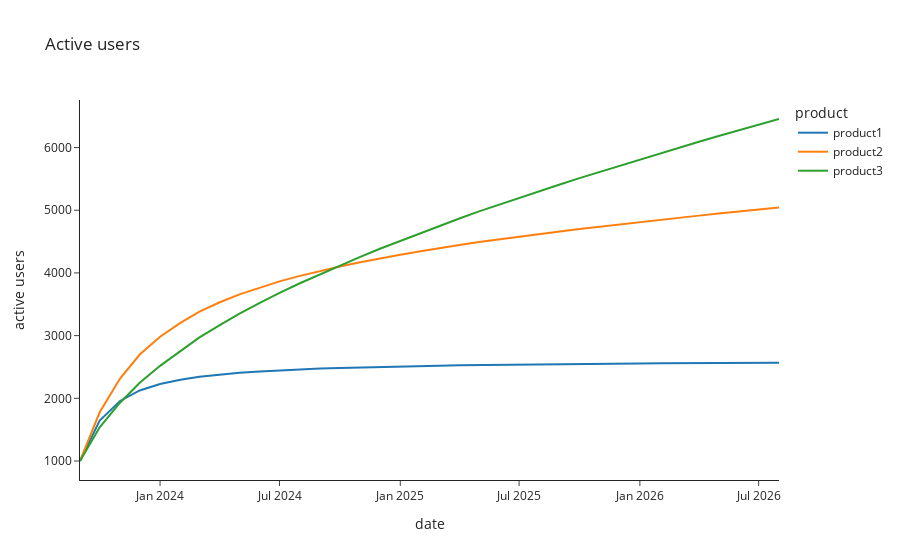

The notebook cell this image was saved under:
### Code cell
px.line(
    raw_ret_df.pivot_table(index = 'date',
                      columns = 'product',
                      values = 'users', aggfunc = 'sum'),
    title = 'Active users',
       labels = {'value': 'active users',
                'periods': 'month',
                'variable': 'product'})

### Figure 1 — Plotly figure (JSON) as saved in the notebook; plotly's stock layout.template omitted (floating-point values rounded to 4 significant figures)
{"data": [{"hovertemplate": "product=product1<br>date=%{x}<br>active users=%{y}<extra></extra>", "legendgroup": "product1", "line": {"color": "#1F77B4", "dash": "solid"}, "marker": {"symbol": "circle"}, "mode": "lines", "name": "product1", "orientation": "v", "showlegend": true, "type": "scatter", "x": ["2023-09-01", "2023-10-01", "2023-11-01", "2023-12-01", "2024-01-01", "2024-02-01", "2024-03-01", "2024-04-01", "2024-05-01", "2024-06-01", "2024-07-01", "2024-08-01", "2024-09-01", "2024-10-01", "2024-11-01", "2024-12-01", "2025-01-01", "2025-02-01", "2025-03-01", "2025-04-01", "2025-05-01", "2025-06-01", "2025-07-01", "2025-08-01", "2025-09-01", "2025-10-01", "2025-11-01", "2025-12-01", "2026-01-01", "2026-02-01", "2026-03-01", "2026-04-01", "2026-05-01", "2026-06-01", "2026-07-01", "2026-08-01"], "xaxis": "x", "y": [1000, 1645.0, 1958.0, 2126.0, 2228.0, 2296.0, 2344.0, 2379.0, 2407.0, 2429.0, 2447.0, 2462.0, 2474.0, 2485.0, 2494.0, 2502.0, 2509.0, 2515.0, 2521.0, 2526.0, 2530.0, 2535.0, 2538.0, 2542.0, 2545.0, 2548.0, 2550.0, 2553.0, 2555.0, 2557.0, 2559.0, 2561.0, 2563.0, 2565.0, 2566.0, 2568.0], "yaxis": "y"}, {"hovertemplate": "product=product2<br>date=%{x}<br>active users=%{y}<extra></extra>", "legendgroup": "product2", "line": {"color": "#FF7F0E", "dash": "solid"}, "marker": {"symbol": "circle"}, "mode": "lines", "name": "product2", "orientation": "v", "showlegend": true, "type": "scatter", "x": ["2023-09-01", "2023-10-01", "2023-11-01", "2023-12-01", "2024-01-01", "2024-02-01", "2024-03-01", "2024-04-01", "2024-05-01", "2024-06-01", "2024-07-01", "2024-08-01", "2024-09-01", "2024-10-01", "2024-11-01", "2024-12-01", "2025-01-01", "2025-02-01", "2025-03-01", "2025-04-01", "2025-05-01", "2025-06-01", "2025-07-01", "2025-08-01", "2025-09-01", "2025-10-01", "2025-11-01", "2025-12-01", "2026-01-01", "2026-02-01", "2026-03-01", "2026-04-01", "2026-05-01", "2026-06-01", "2026-07-01", "2026-08-01"], "xaxis": "x", "y": [1000, 1777.0, 2316.0, 2698.0, 2983.0, 3204.0, 3383.0, 3532.0, 3658.0, 3768.0, 3865.0, 3952.0, 4031.0, 4103.0, 4170.0, 4232.0, 4290.0, 4344.0, 4396.0, 4445.0, 4492.0, 4537.0, 4580.0, 4622.0, 4662.0, 4701.0, 4739.0, 4775.0, 4811.0, 4846.0, 4880.0, 4914.0, 4947.0, 4979.0, 5011.0, 5042.0], "yaxis": "y"}, {"hovertemplate": "product=product3<br>date=%{x}<br>active users=%{y}<extra></extra>", "legendgroup": "product3", "line": {"color": "#2CA02C", "dash": "solid"}, "marker": {"symbol": "circle"}, "mode": "lines", "name": "product3", "orientation": "v", "showlegend": true, "type": "scatter", "x": ["2023-09-01", "2023-10-01", "2023-11-01", "2023-12-01", "2024-01-01", "2024-02-01", "2024-03-01", "2024-04-01", "2024-05-01", "2024-06-01", "2024-07-01", "2024-08-01", "2024-09-01", "2024-10-01", "2024-11-01", "2024-12-01", "2025-01-01", "2025-02-01", "2025-03-01", "2025-04-01", "2025-05-01", "2025-06-01", "2025-07-01", "2025-08-01", "2025-09-01", "2025-10-01", "2025-11-01", "2025-12-01", "2026-01-01", "2026-02-01", "2026-03-01", "2026-04-01", "2026-05-01", "2026-06-01", "2026-07-01", "2026-08-01"], "xaxis": "x", "y": [1000, 1537.0, 1930.0, 2247.0, 2518.0, 2756.0, 2971.0, 3168.0, 3350.0, 3521.0, 3682.0, 3835.0, 3981.0, 4121.0, 4256.0, 4386.0, 4512.0, 4634.0, 4753.0, 4868.0, 4981.0, 5092.0, 5200.0, 5306.0, 5410.0, 5512.0, 5613.0, 5711.0, 5809.0, 5905.0, 5999.0, 6093.0, 6185.0, 6276.0, 6366.0, 6455.0], "yaxis": "y"}], "layout": {"legend": {"title": {"text": "product"}, "tracegroupgap": 0}, "title": {"text": "Active users"}, "xaxis": {"anchor": "y", "domain": [0, 1], "title": {"text": "date"}}, "yaxis": {"anchor": "x", "domain": [0, 1], "title": {"text": "active users"}}}}
